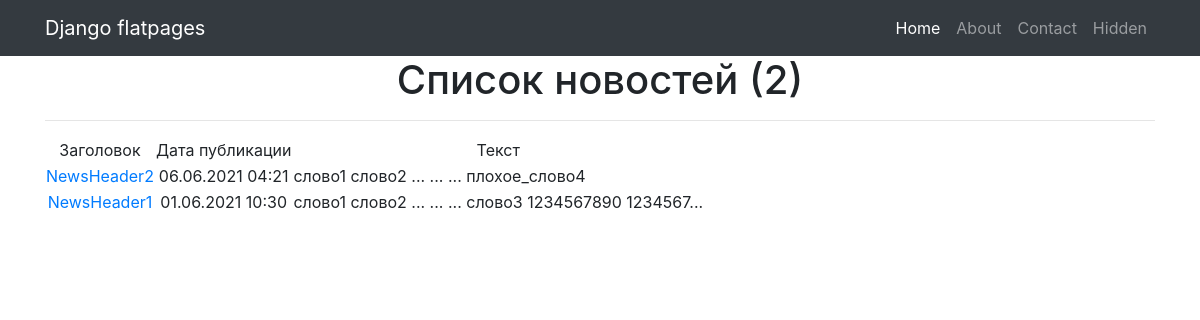
Page /news/ on the committed database.
### news/models.py (models this page shows, shortened)
class Post(models.Model):
    post_type = models.CharField(max_length=1, choices=POST_TYPE, default='0')
    input_date_time = models.DateTimeField(auto_now_add=True)
    author = models.ForeignKey(Author, on_delete=models.CASCADE)
    post_header = models.CharField(max_length=124)
    post_body = models.TextField()
    rating = models.IntegerField(default=0)

### news/views.py (the view)
# urls.py: path('news/', NewsList.as_view()),
class NewsList(ListView):
    model = Post
    template_name = 'newslist.html'
    context_object_name = 'newslist'
    def get_queryset(self):
        return Post.objects.filter(post_type='1').order_by('-input_date_time')
    def get_context_data(self, **kwargs):
        context = super().get_context_data(**kwargs)
        context['news_count'] = self.get_queryset().count()
        return context

### news/templatetags/custom_filters.py (called while the page is built)
@register.filter(name='censor')
def censor(value):
    for sw in stop_words:
        value = value.lower().replace(sw.lower(), '...')
    return value

@register.filter(name='preview')
def preview(value):
    if len(value) > 50:
        return value[:51] + '...'
    else:
        return value

### templates/newslist.html (shortened to what this page needs)
{% extends 'flatpages/default.html' %}
{% load custom_filters %}
{% block content %}
    <h1>Список новостей ({{ news_count }})</h1>
    <hr>
    {% if newslist %}
        <table>
            <tr>
                <td>Заголовок</td>
                <td>Дата публикации</td>
                <td>Текст</td>
            </tr>
            {% for post in newslist %}
            <tr>
                <td><a href="{% url 'news_detail' post.pk %}">{{ post.post_header }}</a></td>
                <td>{{ post.input_date_time|date:'d.m.Y H:i' }}</td>
                <td align="left">{{ post.post_body|censor|preview }}</td>
            </tr>
            {% endfor %}
        </table>
    {% else %}
        <h2>Новостей нет!</h2>
    {% endif %}
{% endblock content %}

### templates/flatpages/default.html (shortened to what this page needs)
{% load static %}
<!DOCTYPE html>
<html lang="en">
<head>
  <link href="{% static 'vendor/bootstrap/css/bootstrap.min.css' %}" rel="stylesheet">
</head>
<body>
  <nav class="navbar navbar-expand-lg navbar-dark bg-dark static-top">
    <div class="container">
      <a class="navbar-brand" href="#">Django flatpages</a>
      <div class="collapse navbar-collapse" id="navbarResponsive">
        <ul class="navbar-nav ml-auto">
          <li class="nav-item active">
            <a class="nav-link" href="#">Home
            </a>
          </li>
          <li class="nav-item">
            <a class="nav-link" href="/about/">About</a>
          </li>
          <li class="nav-item">
            <a class="nav-link" href="/contacts/">Contact</a>
          </li>
          <li class="nav-item">
            <a class="nav-link" href="/hidden/">Hidden</a>
          </li>
        </ul>
      </div>
    </div>
  </nav>
  <div class="container">
    <div class="row">
      <div class="col-lg-12 text-center">
       {% block content %}{% endblock content %}
      </div>
    </div>
  </div>
</body>
</html>

### rows in the picture
Post: post_header "NewsHeader2", input_date_time "06.06.2021 04:21", post_body|censor "слово1 слово2 ... ... ... плохое_слово4"
Post: post_header "NewsHeader1", input_date_time "01.06.2021 10:30", post_body|censor "слово1 слово2 ... ... ... слово3 1234567890 1234567..."

### other values in the picture
{{ news_count }} "2"
